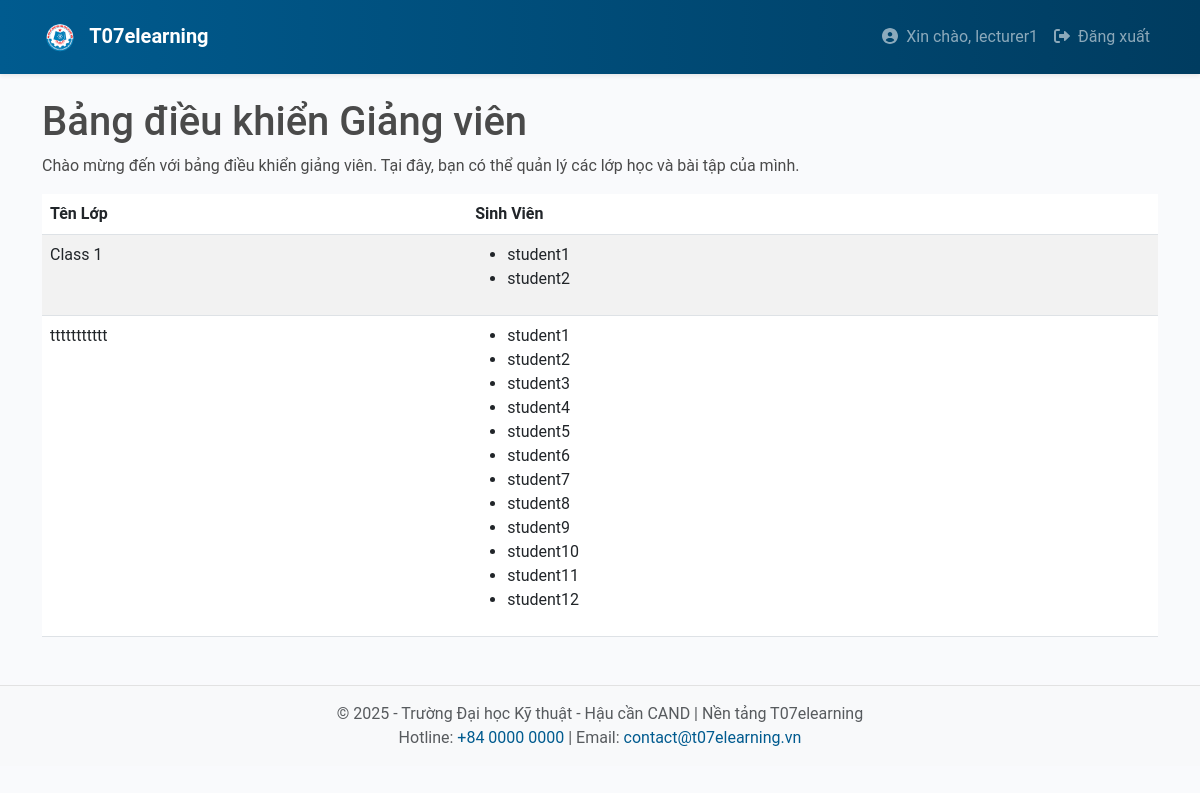
The page /lecturer/dashboard (signed in) on the database its author committed.
### app/models.py (models this page shows, shortened)
class User(UserMixin, db.Model):
    __tablename__ = 'users'
    id = db.Column(db.Integer, primary_key=True)
    username = db.Column(db.String(64), unique=True, nullable=False)
    email = db.Column(db.String(120), unique=True, nullable=False)
    password_hash = db.Column(db.String(128), nullable=False)
    registered_on = db.Column(db.DateTime, default=datetime.utcnow)
    last_seen = db.Column(db.DateTime, default=datetime.utcnow, onupdate=datetime.utcnow)
    roles = db.relationship('Role', secondary='user_roles', back_populates='users')
    courses = db.relationship('Course', backref='lecturer', lazy='dynamic')
    enrollments = db.relationship('Enrollment', backref='student', lazy='dynamic')
    submissions = db.relationship('Submission', backref='student', lazy='dynamic')
    notifications = db.relationship('Notification', backref='user', lazy='dynamic')
    def is_lecturer(self):
        return any(role.name == 'lecturer' for role in self.roles)

class Class(db.Model):
    __tablename__ = 'classes'
    id = db.Column(db.Integer, primary_key=True)
    name = db.Column(db.String(128), nullable=False)
    description = db.Column(db.Text)
    created_on = db.Column(db.DateTime, default=datetime.utcnow)
    enrollments = db.relationship('Enrollment', backref='class', lazy='dynamic')
    assignments = db.relationship('Assignment', backref='class', lazy='dynamic')

### app/lecturer/routes.py (the view)
@bp.route('/dashboard', methods=['GET'])
@login_required
def dashboard():
    if not current_user.is_lecturer():
        flash('Bạn không có quyền truy cập trang này.')
        return redirect(url_for('main.index'))
    classes = Class.query.all()
    class_student_data = []
    for class_ in classes:
        students = [enrollment.student for enrollment in class_.enrollments]
        class_student_data.append({
            'class': class_,
            'students': students
        })
    return render_template('lecturer/dashboard.html', class_student_data=class_student_data)

### app/templates/lecturer/dashboard.html
{% extends "base.html" %}
{% block content %}
<h1>Bảng điều khiển Giảng viên</h1>
<p>Chào mừng đến với bảng điều khiển giảng viên. Tại đây, bạn có thể quản lý các lớp học và bài tập của mình.</p>
<table class="table table-striped">
    <thead>
        <tr>
            <th>Tên Lớp</th>
            <th>Sinh Viên</th>
        </tr>
    </thead>
    <tbody>
        {% for data in class_student_data %}
        <tr>
            <td>{{ data.class.name }}</td>
            <td>
                <ul>
                    {% for student in data.students %}
                    <li>{{ student.username }}</li>
                    {% endfor %}
                </ul>
            </td>
        </tr>
        {% endfor %}
    </tbody>
</table>
{% endblock %}

### app/templates/base.html (shortened to what this page needs)
<!DOCTYPE html>
<html lang="vi">
<head>
  <link rel="stylesheet" href="https://cdn.jsdelivr.net/npm/bootstrap@5.3.0/dist/css/bootstrap.min.css">
  <link rel="stylesheet" href="{{ url_for('static', filename='css/main.css') }}">
</head>
<body>
  <nav class="navbar navbar-expand-lg navbar-dark bg-t07 py-3 shadow-sm">
    <div class="container">
      <a class="navbar-brand fw-bold" href="{{ url_for('main.index') }}">
        <img src="{{ url_for('static', filename='images/logo.png') }}" alt="T07 Logo" height="30" class="me-2">
        T07elearning
      </a>
      <div class="collapse navbar-collapse" id="mainNav">
        <ul class="navbar-nav ms-auto">
          {% if current_user.is_authenticated %}
            <li class="nav-item">
              <a class="nav-link" href="#">
                <i class="fas fa-user-circle me-1"></i> Xin chào, {{ current_user.username }}
              </a>
            </li>
            <li class="nav-item">
              <a class="nav-link" href="{{ url_for('auth.logout') }}">
                <i class="fas fa-sign-out-alt me-1"></i> Đăng xuất
              </a>
            </li>
          {% endif %}
        </ul>
      </div>
    </div>
  </nav>
  <div class="container my-4">
    {% block content %}
    {% endblock %}
  </div>
  <footer class="bg-light py-3 footer-t07 mt-5">
    <div class="container text-center text-muted">
      <p class="mb-0">&copy; 2025 - Trường Đại học Kỹ thuật - Hậu cần CAND | Nền tảng T07elearning</p>
      <p class="mb-0">Hotline: <a href="tel:+8400000000">+84 0000 0000</a> | Email: <a href="mailto:contact@t07elearning.vn">contact@t07elearning.vn</a></p>
    </div>
  </footer>
</body>
</html>

### app/static/css/main.css (style rules this page uses)
* { box-sizing: border-box; }
body { font-family: "Roboto", sans-serif; background-color: #f9fafc; color: #4a4a4a; }
.bg-t07 { background: linear-gradient(90deg, #005b8f 0%, #003c60 100%); }
.footer-t07 { border-top: 1px solid #e2e2e2; }
.footer-t07 a { color: #005b8f; text-decoration: none; }

### rows shown on the page
User: username "lecturer1"
Class: class.name "Class 1"
User: username "student1"
User: username "student2"
Class: class.name "ttttttttttt"
User: username "student3"
User: username "student4"
User: username "student5"
User: username "student6"
User: username "student7"
User: username "student8"
User: username "student9"
User: username "student10"
User: username "student11"
User: username "student12"
